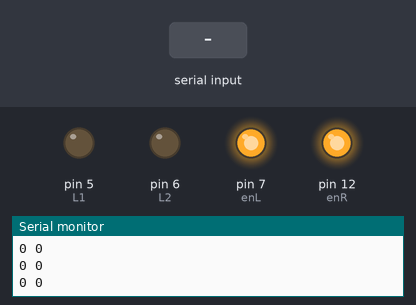
This sketch was run on a simulated Arduino Uno, built with avr-gcc and run on an emulated ATmega328P. Parts: output pins drawn as LEDs (lit = HIGH), the last lines printed to the serial monitor. The test bench sets the inputs (shaded band).

Above: at 1.2 s.
1.3 s: "a" received over the second serial link
At 1.6 s:
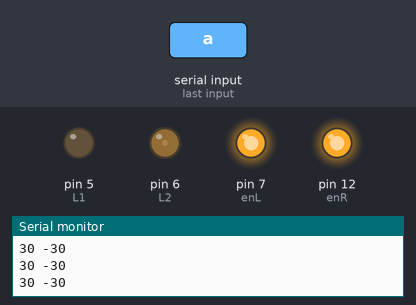
2.8 s: "w" received over the second serial link
At 4.0 s:
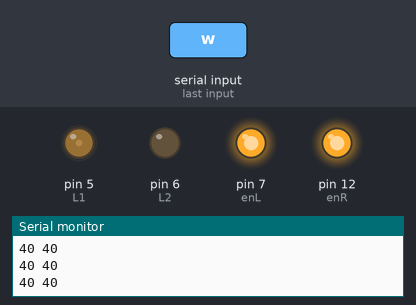
4.3 s: "d" received over the second serial link
At 5.4 s:
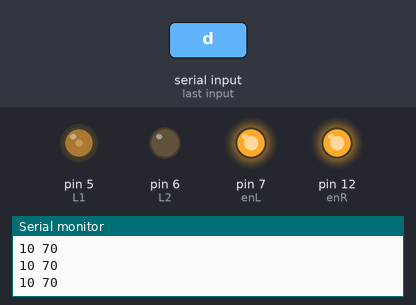
Timing chart, 0 to 7.3 s (numbered marks = the images above; inputs shaded):
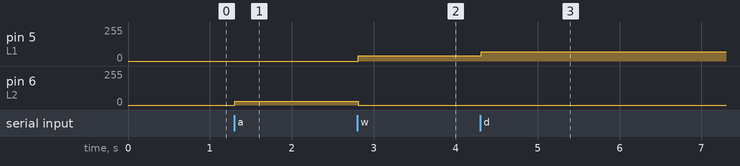

Measured:
- after the input at 1.3 s, pin 6 (L2): 0/255 → 30/255 at once
- after the input at 2.8 s, pin 5 (L1): 0/255 → 40/255 at once; pin 6 (L2): 30/255 → 0/255 at once
- after the input at 4.3 s, pin 5 (L1): 40/255 → 70/255 at once

The sketch:

main.ino
```cpp
#include <SoftwareSerial.h>
#include <Wire.h>

int R1=13,R2=11,enR=12;
int L1=5,L2=6,enL=7;

int powR,powL;

SoftwareSerial BT(10,9); //tx rx


void setup() {
  Serial.begin(9600);
  BT.begin(9600);

  pinMode(R1, OUTPUT);
  pinMode(R2, OUTPUT);
  pinMode(enR, OUTPUT);
  pinMode(L1, OUTPUT);
  pinMode(L2, OUTPUT);
  pinMode(enL, OUTPUT);
  digitalWrite(enL,HIGH);
  digitalWrite(enR,HIGH);
  powL=0;
  powR=0;
}

void go(int a,int b,int power){
  if(power<0){
    analogWrite(a, 0);
    analogWrite(b,-power);
  }
  else{
    analogWrite(a, power);
    analogWrite(b,0);
  }
}

void forward(){
  powL = powR = max(powL , powR);
  powL=min(255,powL+10);
  powR=min(255,powR+10);
}
void left(){
  powL=max(-255,powL-30);
  powR=min(255,powR+30);
}
void right(){
  powR=max(-255,powR-30);
  powL=min(255,powL+30);
}
void slowdown(){
  powL = 0;
  powR = 0;
}
void back(){
   powL = powR = min(powL , powR);
  powL=max(-255,powL-10);
  powR=max(-255,powR-10);
}

void loop() {
  if(BT.available()){
   // Serial.println(BT.read());
    switch(BT.read()){
      case 'a':left();break;
      case 's':slowdown();break;
      case 'd':right();break;
      case 'w':forward();break;
      case 'x':back();break;
    }
  }

  go(R1,R2,powR);
  go(L1,L2,powL);
  Serial.print(powR);Serial.print(" ");Serial.println(powL);
  delay(100);

}
```
